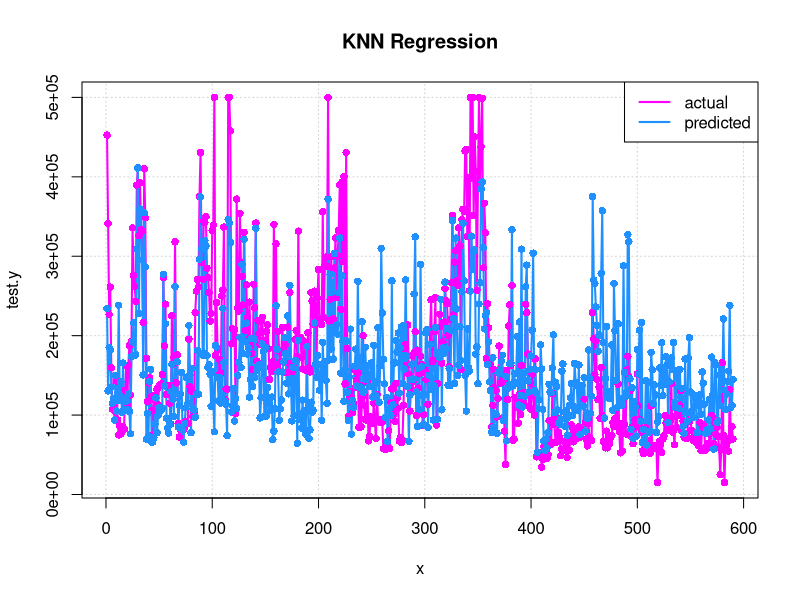

The R source for this figure:
housing.data<- read.csv(file = here::here("DATA_SETS/housing_data.csv"),
                        header=TRUE, sep=",")

#SPLITTING DATA INTO 80% TRAINING AND 20% TESTING SETS 
set.seed(880352)
sample <- sample(c(TRUE, FALSE), nrow(housing.data), replace=TRUE, prob=c(0.8,0.2))
train<- housing.data[sample,]
test<- housing.data[!sample,]

train.x<- data.matrix(train[-8])
train.y<- data.matrix(train[8])
test.x<- data.matrix(test[-8])
test.y<- data.matrix(test[8])

#TRAINING K-NEAREST NEIGHBOR REGRESSION 
library(caret)  #classification and regression training
print(train(median_house_value ~ ., data=train, method="knn"))

#FITTING KNN REGRESSION
knn.reg<- knnreg(train.x, train.y, k=5)

#COMPUTING PREDICTION ACCURACY FOR TESTING DATA 
pred.y<- predict(knn.reg, test.x)

#accuracy within 10%
accuracy10<- ifelse(abs(test.y-pred.y)<0.10*test.y,1,0) 
print(mean(accuracy10))

#accuracy within 15%
accuracy15<- ifelse(abs(test.y-pred.y)<0.15*test.y,1,0) 
print(mean(accuracy15))

#accuracy within 20%
accuracy20<- ifelse(abs(test.y-pred.y)<0.20*test.y,1,0) 
print(mean(accuracy20))

#PLOTTING ACTUAL AND PREDICTED VALUES FOR TESTING DATA
x<- 1:length(test.y)
plot(x, test.y, type="l", lwd=2, col="magenta", main="KNN Regression", 
panel.first=grid())
lines(x, pred.y, lwd=2, col="dodgerblue")
points(x,test.y, pch=16, col="magenta")
points(x, pred.y, pch=16, col="dodgerblue")
legend("topright", c("actual", "predicted"), lty=1, lwd=2,
col=c("magenta","dodgerblue"))






